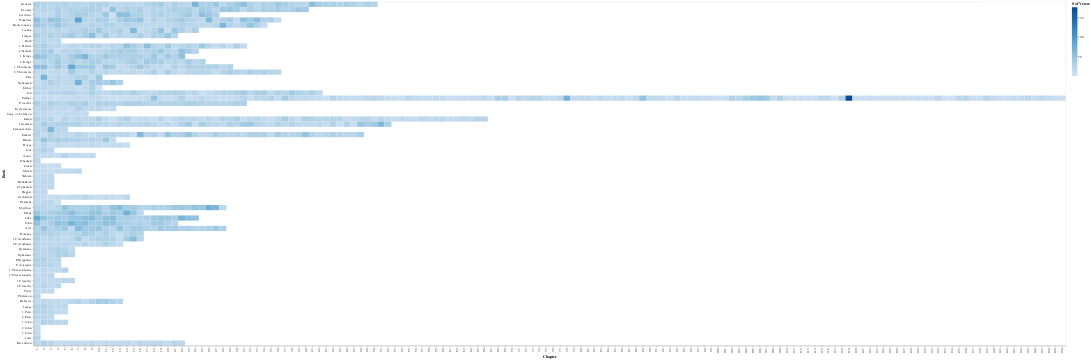

Here is the notebook cell this chart was saved with:
### Code cell
chart_verse_heatmap = (
    alt.Chart(chapter_verse_counts)
    .mark_rect()
    .encode(
        x=alt.X("Chapter:O", title="Chapter"),
        y=alt.Y("Book:N", sort=books, title="Book"),
        color=alt.Color("# of Verses:Q", title="# of Verses", scale=alt.Scale(scheme="blues")),
        tooltip=["Book", "Chapter", "# of Verses"],
    )
    .properties(
                # title="# of Verses per Chapter",
                width='container', 
                height=1000)
    .interactive()
)
display(chart_verse_heatmap)

### Figure 1 — Vega-Lite specification as saved in the notebook (floating-point values rounded to 4 significant figures; data arrays with more than 128 entries replaced by an {"elided": "..."} marker saying what was removed)
{"config": {"view": {"continuousWidth": 300, "continuousHeight": 300}}, "data": {"name": "data-2e3300ddd96762ad01699db7725c3fa4"}, "mark": {"type": "rect"}, "encoding": {"color": {"field": "# of Verses", "scale": {"scheme": "blues"}, "title": "# of Verses", "type": "quantitative"}, "tooltip": [{"field": "Book", "type": "nominal"}, {"field": "Chapter", "type": "quantitative"}, {"field": "# of Verses", "type": "quantitative"}], "x": {"field": "Chapter", "title": "Chapter", "type": "ordinal"}, "y": {"field": "Book", "sort": ["Genesis", "Exodus", "Leviticus", "Numbers", "Deuteronomy", "Joshua", "Judges", "Ruth", "1 Samuel", "2 Samuel", "1 Kings", "2 Kings", "1 Chronicles", "2 Chronicles", "Ezra", "Nehemiah", "Esther", "Job", "Psalms", "Proverbs", "Ecclesiastes", "Song of Solomon", "Isaiah", "Jeremiah", "Lamentations", "Ezekiel", "Daniel", "Hosea", "Joel", "Amos", "Obadiah", "Jonah", "Micah", "Nahum", "Habakkuk", "Zephaniah", "Haggai", "Zechariah", "Malachi", "Matthew", "Mark", "Luke", "John", "Acts", "Romans", "1 Corinthians", "2 Corinthians", "Galatians", "Ephesians", "Philippians", "Colossians", "1 Thessalonians", "2 Thessalonians", "1 Timothy", "2 Timothy", "Titus", "Philemon", "Hebrews", "James", "1 Peter", "2 Peter", "1 John", "2 John", "3 John", "Jude", "Revelation"], "title": "Book", "type": "nominal"}}, "height": 1000, "params": [{"name": "param_17", "select": {"type": "interval", "encodings": ["x", "y"]}, "bind": "scales"}], "width": "container", "$schema": "https://vega.github.io/schema/vega-lite/v5.20.1.json", "datasets": {"data-2e3300ddd96762ad01699db7725c3fa4": {"elided": "1189 records"}}}
